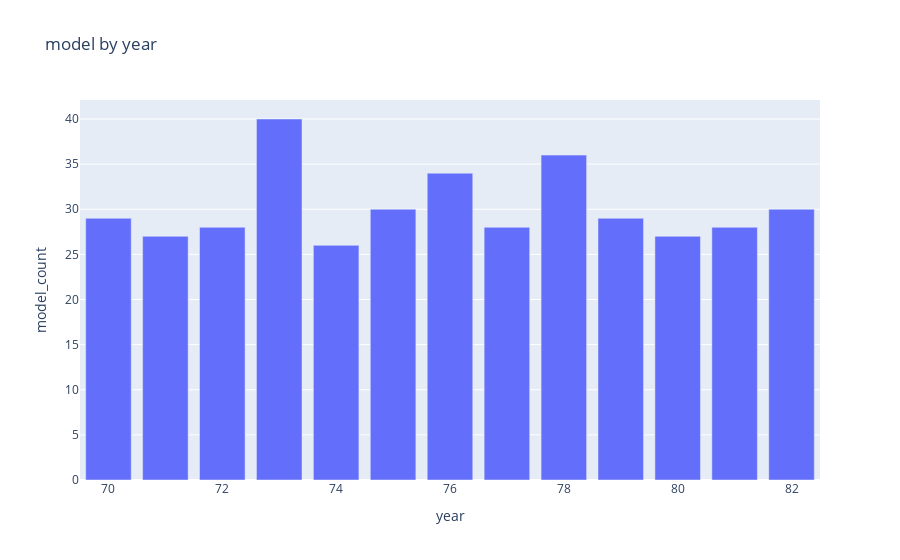

Notebook cell for this chart:
### Code cell
# plotly
import plotly.express as px

#long_df = px.data.medals_long()

fig = px.bar(count_by_year, x='year',y='model_count',\
              title="model by year")
fig.show()

### Figure 1 — Plotly figure (JSON) as saved in the notebook; plotly's stock layout.template omitted (floating-point values rounded to 4 significant figures)
{"data": [{"alignmentgroup": "True", "hovertemplate": "year=%{x}<br>model_count=%{y}<extra></extra>", "legendgroup": "", "marker": {"color": "#636efa", "pattern": {"shape": ""}}, "name": "", "offsetgroup": "", "orientation": "v", "showlegend": false, "textposition": "auto", "type": "bar", "x": [73, 78, 76, 75, 82, 70, 79, 72, 77, 81, 71, 80, 74], "xaxis": "x", "y": [40, 36, 34, 30, 30, 29, 29, 28, 28, 28, 27, 27, 26], "yaxis": "y"}], "layout": {"barmode": "relative", "legend": {"tracegroupgap": 0}, "title": {"text": "model by year"}, "xaxis": {"anchor": "y", "domain": [0, 1], "title": {"text": "year"}}, "yaxis": {"anchor": "x", "domain": [0, 1], "title": {"text": "model_count"}}}}
